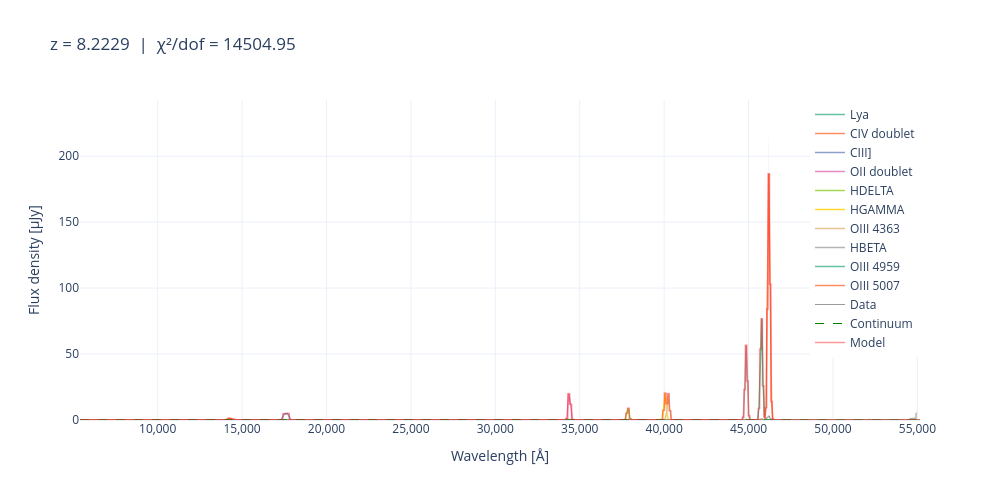

Here is the notebook cell this chart was saved with:
### Code cell
fig_interactive = jwspecfit.plot_fit_interactive(result)
fig_interactive.show()

### Figure 1 — Plotly figure (JSON) as saved in the notebook; plotly's stock layout.template omitted (floating-point values rounded to 4 significant figures; data arrays with more than 128 entries replaced by an {"elided": "..."} marker saying what was removed)
{"data": [{"fill": "toself", "fillcolor": "rgba(150,150,150,0.15)", "hoverinfo": "skip", "line": {"width": 0}, "showlegend": false, "type": "scatter", "x": {"elided": "934 float values"}, "y": {"elided": "934 float values"}}, {"fill": "toself", "fillcolor": "rgba(150,150,150,0.12)", "hoverinfo": "skip", "line": {"width": 0}, "showlegend": false, "type": "scatter", "x": {"elided": "946 float values"}, "y": {"elided": "946 float values"}}, {"hovertemplate": "Lya<br>λ=%{x:.1f}<br>flux=%{y:.4f} µJy<extra></extra>", "line": {"color": "rgb(102,194,165)", "dash": "solid", "width": 1.5}, "mode": "lines", "name": "Lya", "type": "scatter", "x": {"elided": "473 float values"}, "y": {"elided": "473 float values"}}, {"fill": "toself", "fillcolor": "rgba(150,150,150,0.12)", "hoverinfo": "skip", "line": {"width": 0}, "showlegend": false, "type": "scatter", "x": {"elided": "946 float values"}, "y": {"elided": "946 float values"}}, {"hovertemplate": "CIV doublet<br>λ=%{x:.1f}<br>flux=%{y:.4f} µJy<extra></extra>", "line": {"color": "rgb(252,141,98)", "dash": "solid", "width": 1.5}, "mode": "lines", "name": "CIV doublet", "type": "scatter", "x": {"elided": "473 float values"}, "y": {"elided": "473 float values"}}, {"fill": "toself", "fillcolor": "rgba(150,150,150,0.12)", "hoverinfo": "skip", "line": {"width": 0}, "showlegend": false, "type": "scatter", "x": {"elided": "946 float values"}, "y": {"elided": "946 float values"}}, {"hovertemplate": "CIII]<br>λ=%{x:.1f}<br>flux=%{y:.4f} µJy<extra></extra>", "line": {"color": "rgb(141,160,203)", "dash": "solid", "width": 1.5}, "mode": "lines", "name": "CIII]", "type": "scatter", "x": {"elided": "473 float values"}, "y": {"elided": "473 float values"}}, {"fill": "toself", "fillcolor": "rgba(150,150,150,0.12)", "hoverinfo": "skip", "line": {"width": 0}, "showlegend": false, "type": "scatter", "x": {"elided": "946 float values"}, "y": {"elided": "946 float values"}}, {"hovertemplate": "OII doublet<br>λ=%{x:.1f}<br>flux=%{y:.4f} µJy<extra></extra>", "line": {"color": "rgb(231,138,195)", "dash": "solid", "width": 1.5}, "mode": "lines", "name": "OII doublet", "type": "scatter", "x": {"elided": "473 float values"}, "y": {"elided": "473 float values"}}, {"fill": "toself", "fillcolor": "rgba(150,150,150,0.12)", "hoverinfo": "skip", "line": {"width": 0}, "showlegend": false, "type": "scatter", "x": {"elided": "946 float values"}, "y": {"elided": "946 float values"}}, {"hovertemplate": "HDELTA<br>λ=%{x:.1f}<br>flux=%{y:.4f} µJy<extra></extra>", "line": {"color": "rgb(166,216,84)", "dash": "solid", "width": 1.5}, "mode": "lines", "name": "HDELTA", "type": "scatter", "x": {"elided": "473 float values"}, "y": {"elided": "473 float values"}}, {"fill": "toself", "fillcolor": "rgba(150,150,150,0.12)", "hoverinfo": "skip", "line": {"width": 0}, "showlegend": false, "type": "scatter", "x": {"elided": "946 float values"}, "y": {"elided": "946 float values"}}, {"hovertemplate": "HGAMMA<br>λ=%{x:.1f}<br>flux=%{y:.4f} µJy<extra></extra>", "line": {"color": "rgb(255,217,47)", "dash": "solid", "width": 1.5}, "mode": "lines", "name": "HGAMMA", "type": "scatter", "x": {"elided": "473 float values"}, "y": {"elided": "473 float values"}}, {"fill": "toself", "fillcolor": "rgba(150,150,150,0.12)", "hoverinfo": "skip", "line": {"width": 0}, "showlegend": false, "type": "scatter", "x": {"elided": "946 float values"}, "y": {"elided": "946 float values"}}, {"hovertemplate": "OIII 4363<br>λ=%{x:.1f}<br>flux=%{y:.4f} µJy<extra></extra>", "line": {"color": "rgb(229,196,148)", "dash": "solid", "width": 1.5}, "mode": "lines", "name": "OIII 4363", "type": "scatter", "x": {"elided": "473 float values"}, "y": {"elided": "473 float values"}}, {"fill": "toself", "fillcolor": "rgba(150,150,150,0.12)", "hoverinfo": "skip", "line": {"width": 0}, "showlegend": false, "type": "scatter", "x": {"elided": "946 float values"}, "y": {"elided": "946 float values"}}, {"hovertemplate": "HBETA<br>λ=%{x:.1f}<br>flux=%{y:.4f} µJy<extra></extra>", "line": {"color": "rgb(179,179,179)", "dash": "solid", "width": 1.5}, "mode": "lines", "name": "HBETA", "type": "scatter", "x": {"elided": "473 float values"}, "y": {"elided": "473 float values"}}, {"fill": "toself", "fillcolor": "rgba(150,150,150,0.12)", "hoverinfo": "skip", "line": {"width": 0}, "showlegend": false, "type": "scatter", "x": {"elided": "946 float values"}, "y": {"elided": "946 float values"}}, {"hovertemplate": "OIII 4959<br>λ=%{x:.1f}<br>flux=%{y:.4f} µJy<extra></extra>", "line": {"color": "rgb(102,194,165)", "dash": "solid", "width": 1.5}, "mode": "lines", "name": "OIII 4959", "type": "scatter", "x": {"elided": "473 float values"}, "y": {"elided": "473 float values"}}, {"fill": "toself", "fillcolor": "rgba(150,150,150,0.12)", "hoverinfo": "skip", "line": {"width": 0}, "showlegend": false, "type": "scatter", "x": {"elided": "946 float values"}, "y": {"elided": "946 float values"}}, {"hovertemplate": "OIII 5007<br>λ=%{x:.1f}<br>flux=%{y:.4f} µJy<extra></extra>", "line": {"color": "rgb(252,141,98)", "dash": "solid", "width": 1.5}, "mode": "lines", "name": "OIII 5007", "type": "scatter", "x": {"elided": "473 float values"}, "y": {"elided": "473 float values"}}, {"hovertemplate": "Data<br>λ=%{x:.1f}<br>flux=%{y:.4f} µJy<extra></extra>", "line": {"color": "grey", "shape": "hvh", "width": 0.8}, "mode": "lines", "name": "Data", "type": "scatter", "x": {"elided": "467 float values"}, "y": {"elided": "467 float values"}}, {"line": {"color": "green", "dash": "dash", "shape": "hvh", "width": 1}, "mode": "lines", "name": "Continuum", "type": "scatter", "x": {"elided": "473 float values"}, "y": {"elided": "473 float values"}}, {"hovertemplate": "Model<br>λ=%{x:.1f}<br>flux=%{y:.4f} µJy<extra></extra>", "line": {"color": "rgba(255,0,0,0.4)", "shape": "hvh", "width": 1.5}, "mode": "lines", "name": "Model", "type": "scatter", "x": {"elided": "473 float values"}, "y": {"elided": "473 float values"}}], "layout": {"dragmode": "zoom", "height": 500, "hovermode": false, "legend": {"x": 1, "xanchor": "right", "y": 1}, "title": {"text": "z = 8.2229  |  χ²/dof = 14504.95"}, "width": 1000, "xaxis": {"exponentformat": "none", "title": {"text": "Wavelength [Å]"}}, "yaxis": {"range": [-0.02846, 242.5], "title": {"text": "Flux density [µJy]"}}}}
